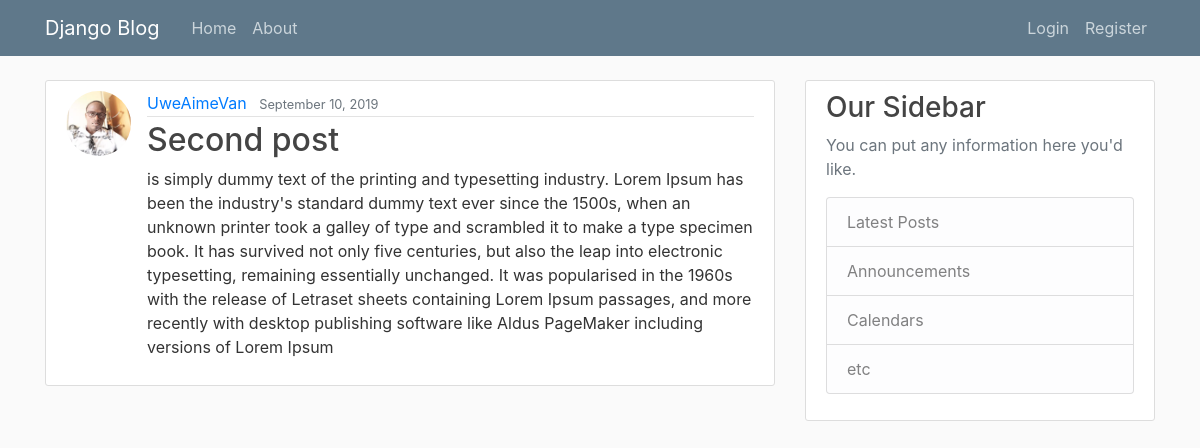
The app's page /post/2/ with its own data.
### blog/models.py (models this page shows, shortened)
class Post(models.Model):
    title = models.CharField(max_length=100)
    content = models.TextField()
    date_posted = models.DateTimeField(default=timezone.now)
    author = models.ForeignKey(User, on_delete=models.CASCADE)

### users/models.py (models this page shows, shortened)
class Profile(models.Model):
    user = models.OneToOneField(User, on_delete=models.CASCADE)
    image = models.ImageField(default='default.jpg', upload_to='profile_pics')

### blog/views.py (the view)
# urls.py: path('post/<int:pk>/', PostDetailView.as_view(), name='post-detail'),
class PostDetailView(DetailView):
    model = Post

### blog/templates/blog/post_detail.html (shortened to what this page needs)
{% extends "blog/base.html" %}
{% block content %}
  <article class="media content-section">
    <img class="rounded-circle article-img" src="{{ object.author.profile.image.url }}">
    <div class="media-body">
      <div class="article-metadata">
        <a class="mr-2" href="#">{{ object.author }}</a>
        <small class="text-muted">{{ object.date_posted|date:"F d, Y" }}</small>
      </div>
      <h2 class="article-title">{{ object.title }}</h2>
      <p class="article-content">{{ object.content }}</p>
    </div>
  </article>
{% endblock content %}

### blog/static/blog/main.css (style rules this page uses)
body { background: #fafafa; color: #333333; margin-top: 5rem; }
h1, h2, h3, h4, h5, h6 { color: #444444; }
.content-section { background: #ffffff; padding: 10px 20px; border: 1px solid #dddddd; border-radius: 3px; margin-bottom: 20px; }
.article-title { color: #444444; }
.article-content { white-space: pre-line; }
.article-img { height: 65px; width: 65px; margin-right: 16px; }
.article-metadata { padding-bottom: 1px; margin-bottom: 4px; border-bottom: 1px solid #e3e3e3 }

### records on screen
Post: author.profile.image (placeholder picture), author "UweAimeVan", date_posted "September 10, 2019", title "Second post", content "is simply dummy text of the printing and typesetting industry. Lorem Ipsum has been the industry's standard dummy text ever since the 1500s, when an unknown printer took a galley of type and scrambled it to make a type specimen book. It has survived not only five centuries, but also the leap into electronic typesetting, remaining essentially unchanged. It was popularised in the 1960s with the release of Letraset sheets containing Lorem Ipsum passages, and more recently with desktop publishing software like Aldus PageMaker including versions of Lorem Ipsum"
